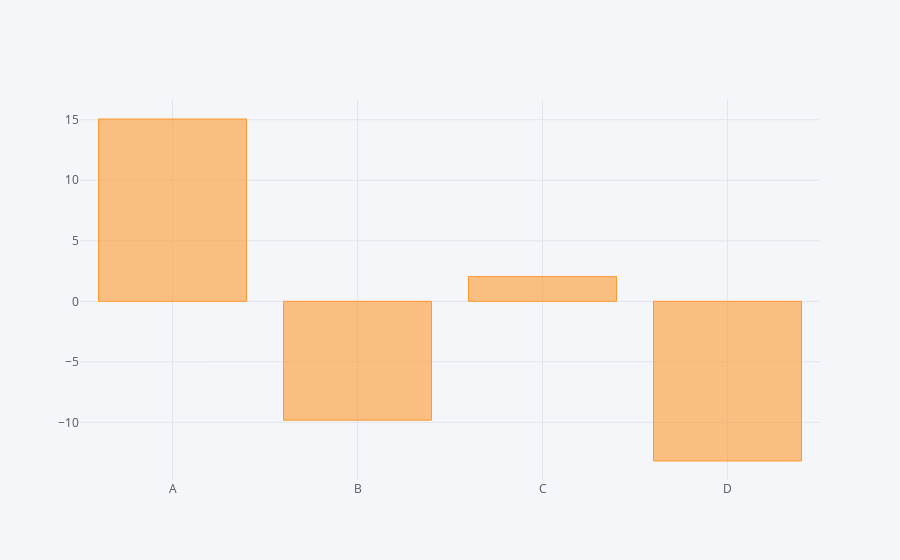

Notebook source saved alongside this figure:
### Code cell
df.sum().iplot(kind='bar')

### Figure 1 — Plotly figure (JSON) as saved in the notebook; plotly's stock layout.template omitted (floating-point values rounded to 4 significant figures)
{"data": [{"marker": {"color": "rgba(255, 153, 51, 0.6)", "line": {"color": "rgba(255, 153, 51, 1.0)", "width": 1}}, "name": "None", "orientation": "v", "text": "", "type": "bar", "uid": "7c88a380-df2b-4b26-af5b-c50e0d55da55", "x": ["A", "B", "C", "D"], "y": [15.06, -9.818, 2.045, -13.19]}], "layout": {"legend": {"bgcolor": "#F5F6F9", "font": {"color": "#4D5663"}}, "paper_bgcolor": "#F5F6F9", "plot_bgcolor": "#F5F6F9", "title": {"font": {"color": "#4D5663"}}, "xaxis": {"gridcolor": "#E1E5ED", "showgrid": true, "tickfont": {"color": "#4D5663"}, "title": {"font": {"color": "#4D5663"}, "text": ""}, "zerolinecolor": "#E1E5ED"}, "yaxis": {"gridcolor": "#E1E5ED", "showgrid": true, "tickfont": {"color": "#4D5663"}, "title": {"font": {"color": "#4D5663"}, "text": ""}, "zerolinecolor": "#E1E5ED"}}}
